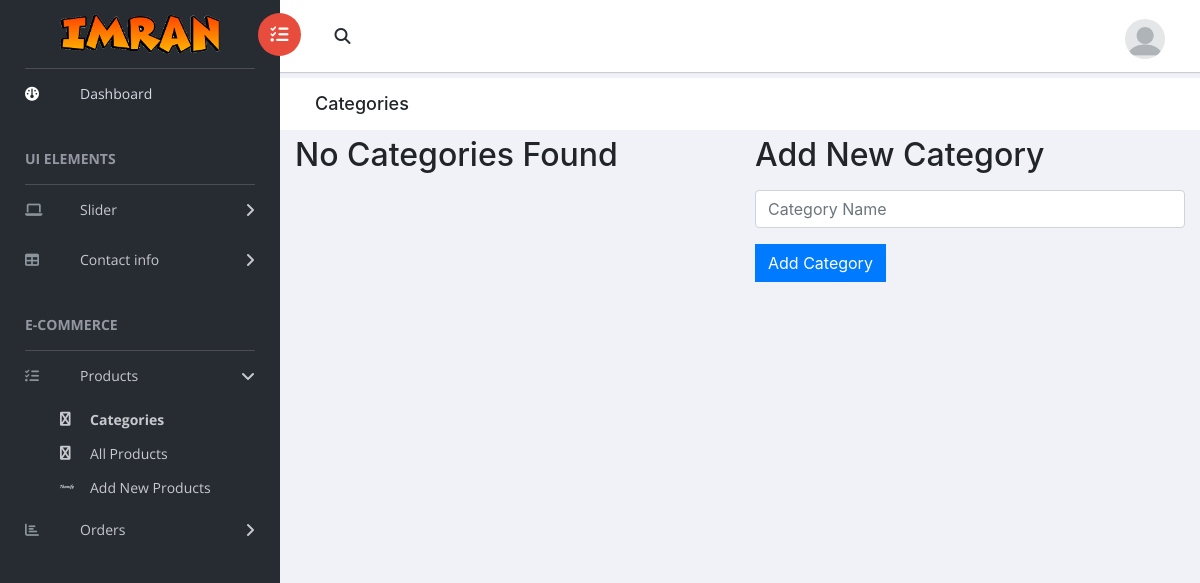
The app's page /project/admin/product-categories.php, older data.
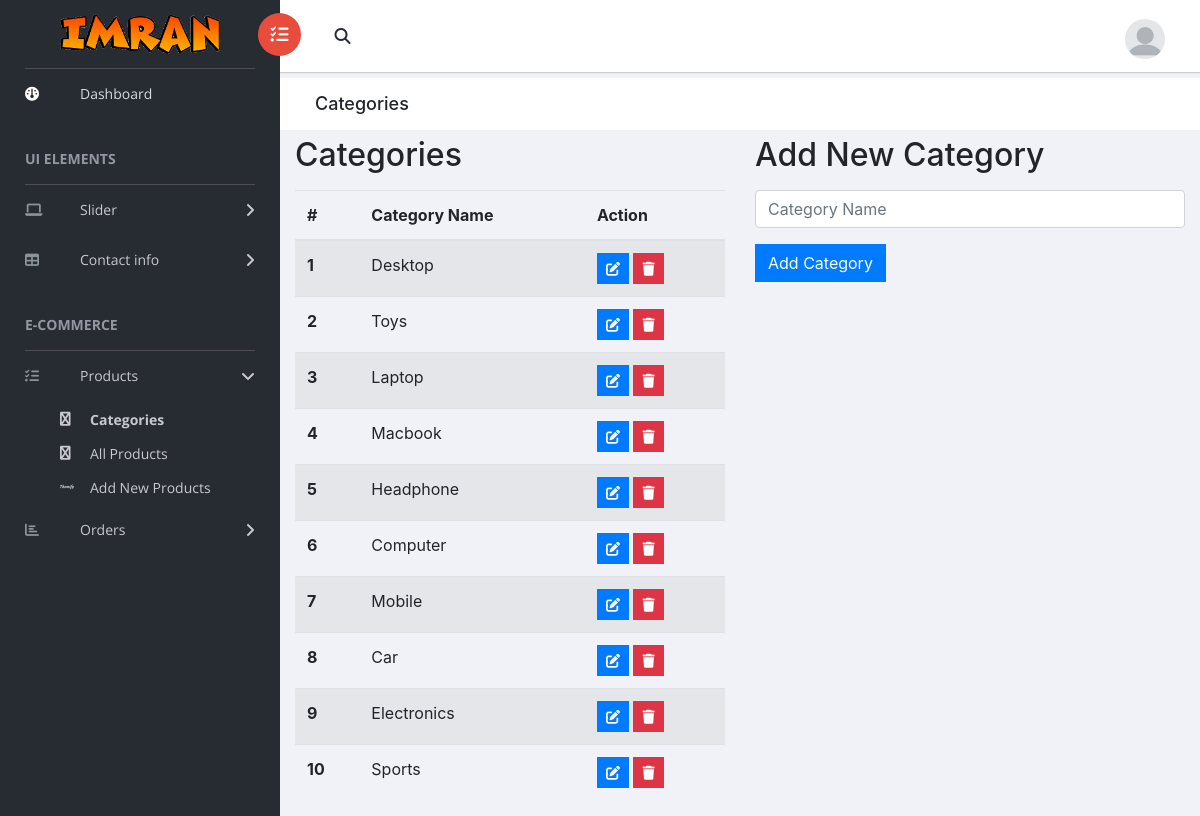
The same page, newer data.
### tables this page shows
CREATE TABLE `product_categories` (
  `id` int(11) NOT NULL,
  `name` varchar(255) NOT NULL,
  `created_at` timestamp NOT NULL DEFAULT current_timestamp()
);

### project/admin/product-categories.php (the view, shortened to what this page needs)
<?php
    require_once("./header.php");
    require_once("./sidebar.php");
    $getCatQuery = "SELECT * FROM `product_categories` ORDER BY `id` DESC";
    $getCatResult = $conn->query($getCatQuery);
    if($getCatResult->num_rows > 0) {
        $categories = $getCatResult->fetch_object();
    }
?>
    <div id="right-panel" class="right-panel">
    <?php require_once('./topBar.php') ?>
        <div class="breadcrumbs">
            <div class="col-12">
                <div class="page-header float-left">
                    <div class="page-title">
                        <h1>Categories</h1>
                    </div>
                </div>
            </div>
        </div>
        <?php if(!isset($_GET['did'])){ ?>
        <div class="container">
            <div class="row">
                <div class="col-md-6">
                    <?php if(!isset($categories)){ ?>
                        <h2 class="mb-3">No Categories Found</h2>
                    <?php }else{ ?>
                        <h2 class="mb-3">Categories</h2>
                        <table class="table table-striped" id="catList">
                            <thead>
                                <tr>
                                    <th scope="col">#</th>
                                    <th scope="col">Category Name</th>
                                    <th scope="col">Action</th>
                                </tr>
                            </thead>
                            <tbody>
                                <?php
                                    $i = 1;
                                    do {
                                ?>
                                        <tr>
                                            <th scope="row"><?= $i++ ?></th>
                                            <td><?= $categories->name ?></td>
                                            <td>
                                                <a href="./product-categories.php?eid=<?= $categories->id ?>" class="btn btn-primary btn-sm"><i class="fa-solid fa-pen-to-square"></i></a>
                                                <a href="./product-categories.php?did=<?= $categories->id ?>" class="btn btn-danger btn-sm"><i class="fa-solid fa-trash"></i></a>
                                            </td>
                                        </tr>
                                <?php
                                    } while($categories = $getCatResult->fetch_object());
                                ?>
                            </tbody>
                        </table>
                    <?php } ?>
                </div>
                <div class="col-md-6">
                    <h2 class="mb-3">Add New Category</h2>
                    <form action="" method="post">
                        <div class="mb-3">
                            <input type="text" placeholder="Category Name" class="form-control <?= isset($errName) ? "is-invalid":null ?>" name="name">
                        </div>
                        <button type="submit" class="btn btn-primary" name="addCat">Add Category</button>
                    </form>
                </div>
            </div>
        </div>
        <?php } ?>
    </div>
<?php
    require_once("./footer.php");
?>

### project/admin/header.php (shortened to what this page needs)
<?php
    $pageName = basename($_SERVER['PHP_SELF']);
?>
<!doctype html>
<html class="no-js" lang="en">
<head>
    <link rel="stylesheet" href="vendors/bootstrap/dist/css/bootstrap.min.css">
    <link rel="stylesheet" href="vendors/font-awesome/css/font-awesome.min.css">
    <link rel="stylesheet" href="vendors/themify-icons/css/themify-icons.css">
    <link rel="stylesheet" href="vendors/flag-icon-css/css/flag-icon.min.css">
    <link rel="stylesheet" href="vendors/selectFX/css/cs-skin-elastic.css">
    <link rel="stylesheet" href="vendors/jqvmap/dist/jqvmap.min.css">
    <link rel="stylesheet" href="https://cdnjs.cloudflare.com/ajax/libs/toastr.js/latest/toastr.min.css">
    <link rel="stylesheet" href="https://cdn.datatables.net/2.3.0/css/dataTables.dataTables.min.css">
    <link rel="stylesheet" href="assets/css/style.css">
    <link rel="stylesheet" href="https://cdnjs.cloudflare.com/ajax/libs/font-awesome/6.7.2/css/all.min.css" />
</head>
<body>

### project/admin/sidebar.php (shortened to what this page needs)
<aside id="left-panel" class="left-panel">
        <nav class="navbar navbar-expand-sm navbar-default">
            <div class="navbar-header">
                <a class="navbar-brand" href="./"><img src="images/logo.png" alt="Logo"></a>
            </div>
            <div id="main-menu" class="main-menu collapse navbar-collapse">
                <ul class="nav navbar-nav">
                    <li class="active">
                        <a href="./"> <i class="menu-icon fa fa-dashboard"></i>Dashboard </a>
                    </li>
                    <h3 class="menu-title">UI elements</h3>
                    <li class="menu-item-has-children dropdown">
                        <a href="#" class="dropdown-toggle" data-toggle="dropdown" aria-haspopup="true" aria-expanded="false"> <i class="menu-icon fa fa-laptop"></i>Slider</a>
                    </li>
                    <li class="menu-item-has-children dropdown">
                        <a href="#" class="dropdown-toggle" data-toggle="dropdown" aria-haspopup="true" aria-expanded="false"> <i class="menu-icon fa fa-table"></i>Contact info</a>
                    </li>
                    <h3 class="menu-title">E-Commerce</h3>
                    <li class="menu-item-has-children dropdown <?= $pageName == "addNewProduct.php" || $pageName == "allProducts.php" || $pageName == "product-categories.php" ? "show":null ?>">
                        <a href="#" class="dropdown-toggle" data-toggle="dropdown" aria-haspopup="true" aria-expanded="<?= $pageName == "addNewProduct.php" || $pageName == "allProducts.php" ? true:false ?>"> <i class="menu-icon fa fa-tasks"></i>Products</a>
                        <ul class="sub-menu children dropdown-menu <?= $pageName == "addNewProduct.php" || $pageName == "allProducts.php" || $pageName == "product-categories.php" ? "show":null ?>">
                            <li><i class="menu-icon fa fa-fort-awesome"></i><a href="./product-categories.php" style="font-weight: <?= $pageName == "product-categories.php" ? "bold":"regular" ?>">Categories</a></li>
                            <li><i class="menu-icon fa fa-fort-awesome"></i><a href="./allProducts.php" style="font-weight: <?= $pageName == "allProducts.php" ? "bold":"regular" ?>">All Products</a></li>
                            <li><i class="menu-icon ti-themify-logo"></i><a href="./addNewProduct.php" style="font-weight: <?= $pageName == "addNewProduct.php" ? "bold":"regular" ?>">Add New Products</a></li>
                        </ul>
                    </li>
                    <li class="menu-item-has-children dropdown">
                        <a href="#" class="dropdown-toggle" data-toggle="dropdown" aria-haspopup="true" aria-expanded="false"> <i class="menu-icon fa fa-bar-chart"></i>Orders</a>
                    </li>
                </ul>
            </div>
        </nav>
    </aside>

### project/admin/topBar.php (shortened to what this page needs)
<header id="header" class="header">
<div class="header-menu">
    <div class="col-sm-7">
        <a id="menuToggle" class="menutoggle pull-left"><i class="fa fa fa-tasks"></i></a>
        <div class="header-left">
            <button class="search-trigger"><i class="fa fa-search"></i></button>
        </div>
    </div>
    <div class="col-sm-5">
        <div class="user-area dropdown float-right">
            <a href="#" class="dropdown-toggle" data-toggle="dropdown" aria-haspopup="true" aria-expanded="false">
                <img class="user-avatar rounded-circle" style="width: 40px; height: 40px; object-fit:cover" src="<?= isset($_SESSION["iUserInfo"]->picture) ? "../assets/images/profilePictures/".$_SESSION["iUserInfo"]->picture : "../assets/images/profilePictures/pp.jpg" ?>" alt="User Avatar">
            </a>
        </div>
    </div>
</div>
</header>

### project/admin/footer.php (shortened to what this page needs)
</body>
</html>

Row changes from the older to the newer data that the page shows:
added product_categories: name "Desktop"
added product_categories: name "Toys"
added product_categories: name "Laptop"
added product_categories: name "Macbook"
added product_categories: name "Headphone"
added product_categories: name "Computer"
added product_categories: name "Mobile"
added product_categories: name "Car"
added product_categories: name "Electronics"
added product_categories: name "Sports"
Text that changed along with them:
text no longer shown: "No Categories Found"
text now shown: "Categories # Category Name Action"
